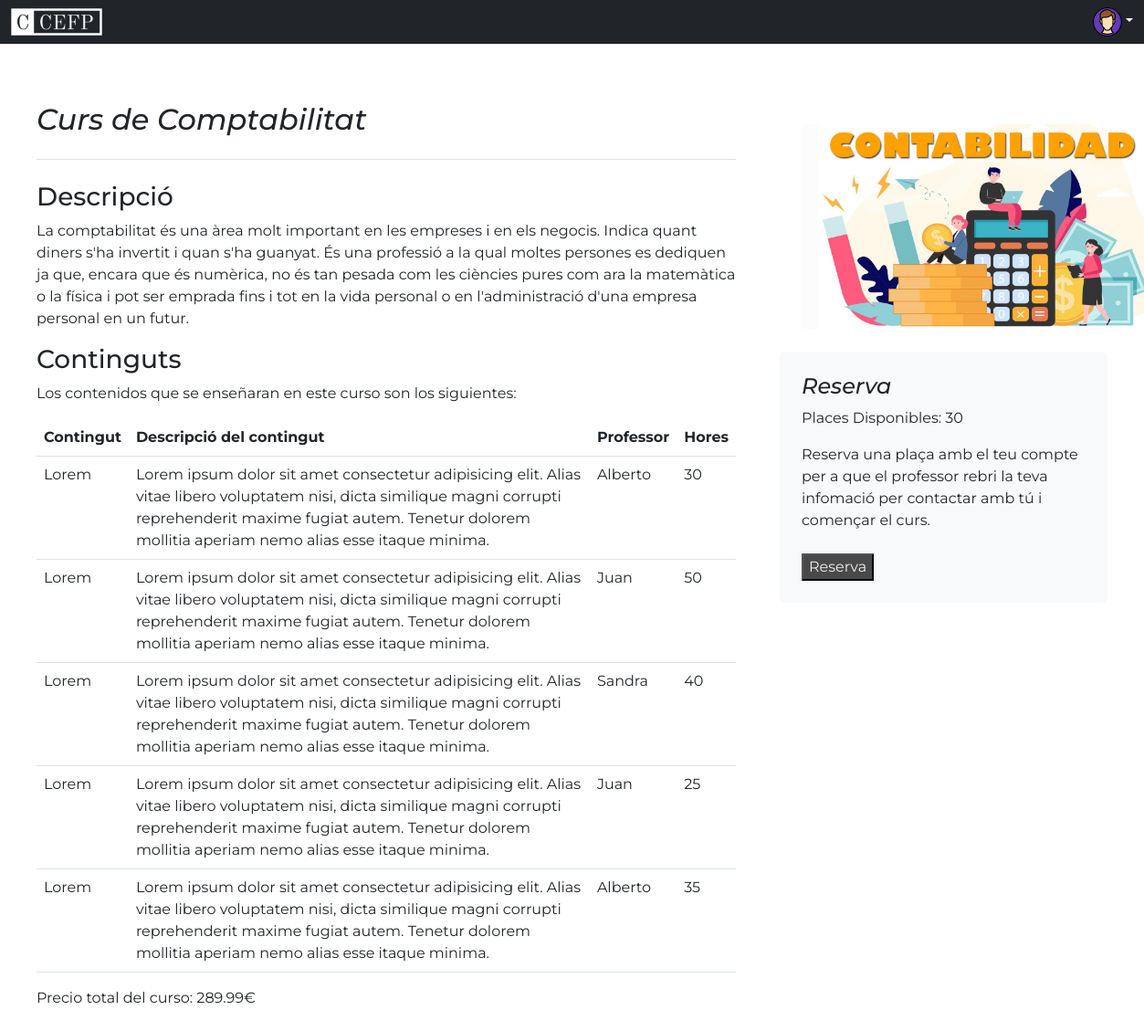
/Views/html/curs.php?id=4, run on the app's committed database.
### tables this page shows
CREATE TABLE curs (
    id_curs INT NOT NULL PRIMARY KEY AUTO_INCREMENT,
    nom_curs VARCHAR(60),
    curs_descripcio VARCHAR(1000),
    data_inici DATE,
    data_fi DATE,
    id_profesor INT,
    preu FLOAT,
    placesDisponibles INT CHECK(placesDisponibles>=0),
    FOREIGN KEY (id_profesor) REFERENCES profesors(id_profesor)
);

CREATE TABLE curs_contingut (
    id_curs_contingut INT NOT NULL PRIMARY KEY AUTO_INCREMENT,
    id_curs INT NOT NULL,
    id_contingut INT NOT NULL,
    FOREIGN KEY (id_contingut) REFERENCES continguts(id_contingut),
    FOREIGN KEY (id_curs) REFERENCES curs(id_curs)
);

CREATE TABLE continguts (
    id_contingut INT NOT NULL PRIMARY KEY AUTO_INCREMENT,
    nom_contingut VARCHAR(50),
    continguts_descripcio VARCHAR(250),
    hores INT,
    id_profesor INT NOT NULL,
    FOREIGN KEY (id_profesor) REFERENCES profesors(id_profesor)
);

CREATE TABLE profesors (
    id_profesor INT NOT NULL PRIMARY KEY AUTO_INCREMENT,
    nom VARCHAR(255) NOT NULL,
    cognom VARCHAR (30) NOT NULL,
    email VARCHAR(255) NOT NULL UNIQUE,
    numero_telefono INT NOT NULL,
    dni VARCHAR(9) NOT NULL
);

CREATE TABLE img_cursos (
    id_img_curs INT NOT NULL PRIMARY KEY AUTO_INCREMENT,
    img VARCHAR(100),
    id_curs INT NOT NULL UNIQUE,
    FOREIGN KEY (id_curs) REFERENCES curs(id_curs)
);

### Model/Reserva/ModelPlaces.php (called while the page is built, shortened)
<?php
class MostrarPlaces {
    private $conn;
    public function __construct($conn) {
      $this->conn = $conn;
    }
    public function places($placesDispo, $id_curs){
        $id_curs = mysqli_real_escape_string($this->conn, $id_curs);
        $sql=$this->conn->prepare("SELECT placesDisponibles FROM curs WHERE id_curs = ?");
        $sql->bind_param("i",$id_curs);
        $sql->execute();
        $result=$sql->get_result();
        return $result;
    }
}

### Model/Cursos/ModelCurs.php (called while the page is built, shortened)
<?php
class ModelCurs {
    private $conn;
    public function __construct($conn) {
        $this->conn = $conn;
    }
    public function mostrarCurs($id_curs) {
        $id_curs = mysqli_real_escape_string($this->conn, $id_curs);
        $sql = $this->conn->prepare("SELECT * FROM curs WHERE id_curs = ?");
        $sql->bind_param("s", $id_curs);
        $sql->execute();
        $result = $sql->get_result();
        $row = mysqli_fetch_assoc($result);
        $check = $this->conn->prepare("SELECT curs_contingut.*, continguts.*, profesors.nom FROM curs_contingut JOIN continguts ON continguts.id_contingut = curs_contingut.id_contingut JOIN profesors ON continguts.id_profesor = profesors.id_profesor WHERE id_curs = ?");
        $check->bind_param("s", $id_curs);
        $check->execute();
        $result2 = $check->get_result();
        $array = $result2->fetch_all(MYSQLI_ASSOC);
        $array_num = count($array);
        $sql = $this->conn->prepare("SELECT img FROM img_cursos WHERE id_curs = ?");
        $sql->bind_param("s", $id_curs);
        $sql->execute();
        $result = $sql->get_result();
        $img = $result->fetch_all(MYSQLI_ASSOC);
    return array("row" => $row, "array_num" => $array_num, "array" => $array, "img" => $img);
    }
}

### Controller/Cursos/ControllerCurs.php (the view, shortened to what this page needs)
<?php
include ('../../Model/Cursos/ModelCurs.php');
include ('../../Model/Reserva/ModelPlaces.php');
$mostrarPlaces= new MostrarPlaces($conn);
$mostrarCurs = new ModelCurs($conn);
$id_curs = $_GET["id"];
$resultPlaces=$mostrarPlaces->places($placesDispo, $id_curs);
$placesDisponibles = $resultPlaces->fetch_assoc()["placesDisponibles"];
$result = $mostrarCurs->mostrarCurs($id_curs);
$row = $result["row"];
$array_num = $result["array_num"];
$array = $result["array"];
$img = $result;
    $div_cursos = "";
    if($row) {
        $nombreCurso = $row["nom_curs"];
        $descripcionCurso = $row["curs_descripcio"];
        $precioHora = $row["preu"];
        $imagenCurso = "../img/".$img["img"][0]["img"]."";
        $div_cursos .= "<div class='row g-5 content'>
        <div class='col-md-8'>
        <h2 class='pb-4 mb-4 fst-italic border-bottom'>
            ".$nombreCurso."
        </h2>
        <article class='blog-post'>
            <h3>Descripció</h3>
            <p>".$descripcionCurso."</p>
        </article>
        <article class='blog-post'>
            <h3>Continguts</h3>
            <p>Los contenidos que se enseñaran en este curso son los siguientes:</p>
            <table class='table'>
            <thead>
                <tr>
                <th>Contingut</th>
                <th>Descripció del contingut</th>
                <th>Professor</th>
                <th>Hores</th>
                </tr>
            </thead>
            <tbody>";
            for($i=0;$i<$array_num;$i++) {
                $row2 = $array[$i];
                $nombreContenido = $row2["nom_contingut"];
                $contingutsDescripcio = $row2["continguts_descripcio"];
                $horas = $row2["hores"];
                $nombreProfesor = $row2["nom"];
                $div_cursos .= "<tr>
                <td>".$nombreContenido."</td>
                <td>".$contingutsDescripcio."</td>
                <td>".$nombreProfesor."</td>
                <td>".$horas."</td>
                </tr>";
            }
            $div_cursos .= "</tfoot></table>
            <p>Precio total del curso: ".$precioHora."€</p>
        </article>
        </div>
        <div class='col-md-4'>
            <div class='position-sticky' style='top: 2rem;'>
            <div class='p-4'>
                <img src='".$imagenCurso."' alt='Curs àngles' style='width: 25rem;'>
            </div>
            <div class='p-4 mb-3 bg-light rounded'>
                <h4 class='fst-italic'>Reserva</h4>
                <p>Places Disponibles: ".$placesDisponibles." </p>
                <input type='hidden' value='".$placesDisponibles."' id='valorPlaces'>
                <p class='mb-0'>Reserva una plaça amb el teu compte per a que el professor rebri la teva infomació per contactar amb tú i començar el curs.</p>
                <br>
                <form action='../../Controller/Reserva/ControllerReserva.php' method='POST'>
                <input type='hidden' id='inputUrlValue' name='id'>
                <script>
                    const url = window.location.href;
                    const urlParams = new URLSearchParams(new URL(url).search);
                    const idValue = urlParams.get('id');
                    document.getElementById('inputUrlValue').value = idValue;
                </script>
                <input type='submit' id='reserva'  name='reserva' value='Reserva'>
                <script>
                    var valor = document.getElementById('valorPlaces').value;
                    if(valor==0){
                        document.getElementById('reserva').disabled=true;
                        document.getElementById('reserva').style='opacity:30%';
                    }
                </script>
                </form>
            </div>
            </div>
        </div>";
    }
echo $div_cursos;
?>

### Views/css/cursos.css (style rules this page uses)
.content { margin: 1rem; }
#reserva { color: #EFEFEF; background-color: rgb(73, 73, 73); border-radius: 2%; }

### data on the page
curs: nom_curs "Curs de Comptabilitat", curs_descripcio "La comptabilitat és una àrea molt important en les empreses i en els negocis. Indica quant diners s'ha invertit i quan s'ha guanyat. És una professió a la qual moltes persones es dediquen ja que, encara que és numèrica, no és tan pesada com les ciències pures com ara la matemàtica o la física i pot ser emprada fins i tot en la vida personal o en l'administració d'una empresa personal en un futur.", preu "289.99", placesDisponibles "30"
curs_contingut: id_contingut.nom_contingut "Lorem", id_contingut.continguts_descripcio "Lorem ipsum dolor sit amet consectetur adipisicing elit. Alias vitae libero voluptatem nisi, dicta similique magni corrupti reprehenderit maxime fugiat autem. Tenetur dolorem mollitia aperiam nemo alias esse itaque minima.", profesors.nom "Alberto", id_contingut.hores "30"
curs_contingut: id_contingut.nom_contingut "Lorem", id_contingut.continguts_descripcio "Lorem ipsum dolor sit amet consectetur adipisicing elit. Alias vitae libero voluptatem nisi, dicta similique magni corrupti reprehenderit maxime fugiat autem. Tenetur dolorem mollitia aperiam nemo alias esse itaque minima.", profesors.nom "Juan", id_contingut.hores "50"
curs_contingut: id_contingut.nom_contingut "Lorem", id_contingut.continguts_descripcio "Lorem ipsum dolor sit amet consectetur adipisicing elit. Alias vitae libero voluptatem nisi, dicta similique magni corrupti reprehenderit maxime fugiat autem. Tenetur dolorem mollitia aperiam nemo alias esse itaque minima.", profesors.nom "Sandra", id_contingut.hores "40"
curs_contingut: id_contingut.nom_contingut "Lorem", id_contingut.continguts_descripcio "Lorem ipsum dolor sit amet consectetur adipisicing elit. Alias vitae libero voluptatem nisi, dicta similique magni corrupti reprehenderit maxime fugiat autem. Tenetur dolorem mollitia aperiam nemo alias esse itaque minima.", profesors.nom "Juan", id_contingut.hores "25"
curs_contingut: id_contingut.nom_contingut "Lorem", id_contingut.continguts_descripcio "Lorem ipsum dolor sit amet consectetur adipisicing elit. Alias vitae libero voluptatem nisi, dicta similique magni corrupti reprehenderit maxime fugiat autem. Tenetur dolorem mollitia aperiam nemo alias esse itaque minima.", profesors.nom "Alberto", id_contingut.hores "35"
img_cursos: img (picture)
